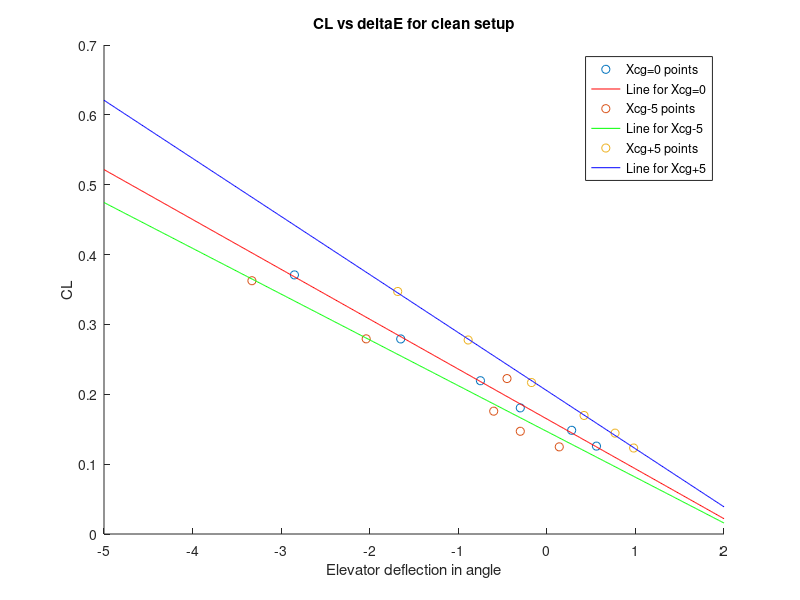

Write the MATLAB code that produced this figure.
clear
clc

%%Zero xcg AOA vs CL
%%clean 
rho=1.225;
IAS = [239.2,220.1,199.5,180.9,160.3,139]*0.5144;
MassOfFuel=(3100+503+[980,976,971.8,968.6,965,959.4]).*0.453592;
WeightOfFuel = MassOfFuel.*9.81;
CL = WeightOfFuel./(0.5.*rho.*IAS.^2.*17.48);
AoA=[-0.6,-0.3,0.1,0.45,1.25,2.3];

rangeE=[-5:0.01:2];
deltaE=[0.04*14,0.02*14,-0.01*30,-0.025*30,-0.055*30,-0.095*30];
scatter(deltaE,CL,'r*');
pdeltaE = polyfit(deltaE,CL,1);
disp(pdeltaE);
hold on
plot(rangeE,pdeltaE(1).*rangeE+pdeltaE(2),'r');
hold on

%%
%xcg-5
IAS = [240,221,202,179.5,160.1,140.5].*0.5144;
rho = 1.225;
MassOfFuel=(3100+503+[971.6,969.3,965.1,961.4,956.1,953.9]).*0.453592;
WeightOfFuel = MassOfFuel.*9.81;
CL = WeightOfFuel./(0.5.*rho.*IAS.^2.*17.48);
AoA=[-0.55,-0.18,-0.15,-0.047,1.004,2.144];

deltaE=[+0.01*14,-0.01*30,-0.02*30,-0.015*30,-0.068*30,-0.111*30];
scatter(deltaE,CL,'g*');
pdeltaE = polyfit(deltaE,CL,1);
disp(pdeltaE);
hold on
plot(rangeE,pdeltaE(1).*rangeE+pdeltaE(2),'g');
hold on

%%
%xcg+5

rho=1.225;
IAS = [240,221.25,203.8,180,158.9,142]*0.5144;
MassOfFuel=(3100+503+[910.75,897,884.1,869.6,861.6,854]).*0.453592;
WeightOfFuel = MassOfFuel.*9.81;
CL = WeightOfFuel./(0.5.*rho.*IAS.^2.*17.48);
AoA=[-0.8,-0.5,-0.197,0.4365,1.214,2.026];

deltaE=[0.07*14,0.055*14,0.03*14,-0.005767*30,-0.02962*30,-0.05614*30];
scatter(deltaE,CL,'b*');
pdeltaE = polyfit(deltaE,CL,1);
disp(pdeltaE);
hold on
plot(rangeE,pdeltaE(1).*rangeE+pdeltaE(2),'b');
hold on

title('CL vs deltaE for clean setup')
ylabel('CL')
xlabel('Elevator deflection in angle');
legend('Xcg=0 points','Line for Xcg=0','Xcg-5 points','Line for Xcg-5','Xcg+5 points','Line for Xcg+5');
